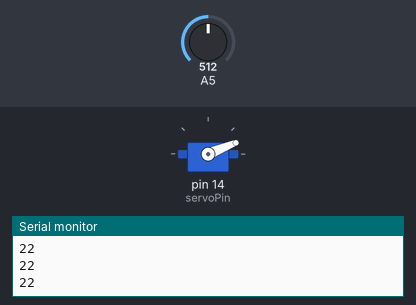
The sketch below on a simulated Arduino Uno, built with avr-gcc and run on an emulated ATmega328P. Parts: servo, the last lines printed to the serial monitor. The test bench sets the inputs (shaded band); at power-on: A5 = 512.

Above: at 1.2 s.
1.3 s: A5 set to 306
At 2.5 s:
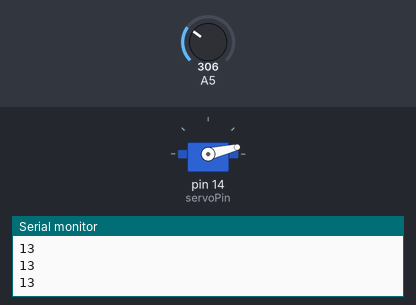
2.8 s: A5 set to 1023
At 4.0 s:
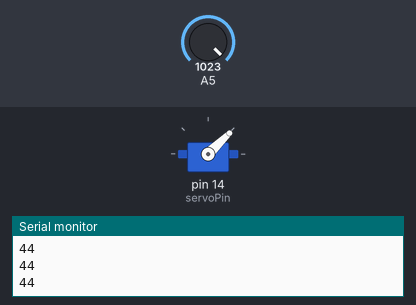
4.3 s: A5 set to 511
At 4.6 s:
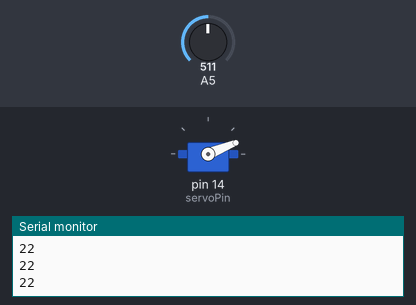
Timing chart, 0 to 7.3 s (numbered marks = the images above; inputs shaded):
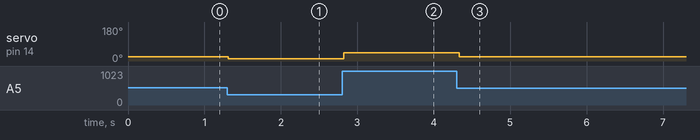

The sketch:

wk4-1.ino
```cpp
#include <Servo.h>  //匯入函式庫
Servo myservo;  // 建立伺服馬達控制

const int servoPin = 14;  //用常態變數設定pin腳位，與之前define方式差不多
int pos = 0;

void setup() {
  myservo.attach(servoPin);  // 將伺服馬達連接的GPIO pin連接伺服物件
  Serial.begin(115200);//序列阜連線速率(鮑率)
  pinMode(13,INPUT);
}

void loop() {
 //for(pos = 0; pos < 180; pos++){ // 一度一度由 0 度旋轉到 180 度
        int input = analogRead(13);
        int pos = map(input,0,4095,0,180);
        myservo.write(pos); //Servo設定角度
        Serial.println(pos);
        delay(50);
 }
```

Measured:
- after the input at 1.3 s, servo on pin 14 (servoPin): 22° → 13° at once
- after the input at 2.8 s, servo on pin 14 (servoPin): 13° → 44° at once
- after the input at 4.3 s, servo on pin 14 (servoPin): 44° → 22° at once
